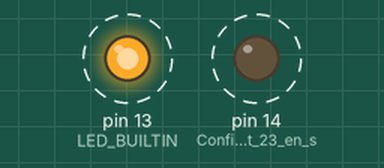
A sketch run on a simulated Arduino Uno, built with avr-gcc and run on an emulated ATmega328P. Shown: output pins drawn as LEDs (lit = HIGH). Dashed ring = blinking. What the sketch prints to the serial monitor is not drawn.

Above: at 0.2 s.
Timing chart, 0 to 3.5 s (numbered marks = the images above):
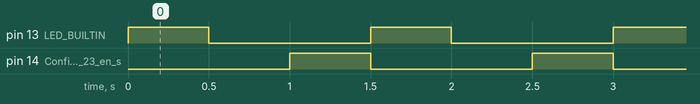

The sketch:

ex2-1.ino
```cpp
int compteur = 0;
void setup() {
  // put your setup code here, to run once:
  Serial.begin(115200);
  Serial.println("Blink !");
  pinMode(LED_BUILTIN,OUTPUT);
  pinMode(14, OUTPUT); //Configure le port 23 en sortie
}

void loop() {
  // put your main code here, to run repeatedly:
  digitalWrite(LED_BUILTIN,HIGH); //La led s'allume
  delay(500);
  digitalWrite(LED_BUILTIN,LOW); //La led s'éteint
  delay(500);
  digitalWrite(14,HIGH); //La led rectangulaire s'allume
  delay(500);
  digitalWrite(14,LOW); //La led rectangulaire s'éteint
  //Serial.print("Loop number :");
  //compteur++;
  //Serial.println(compteur);
}
```

Measured:
- by itself, pin 13 (LED_BUILTIN), pin 14 (Configure_le_port_23_en_s): alternates HIGH for 0.50 s and LOW for 1.0 s
- by itself, everything shown: repeats every 1.5 s, in 4 steps
